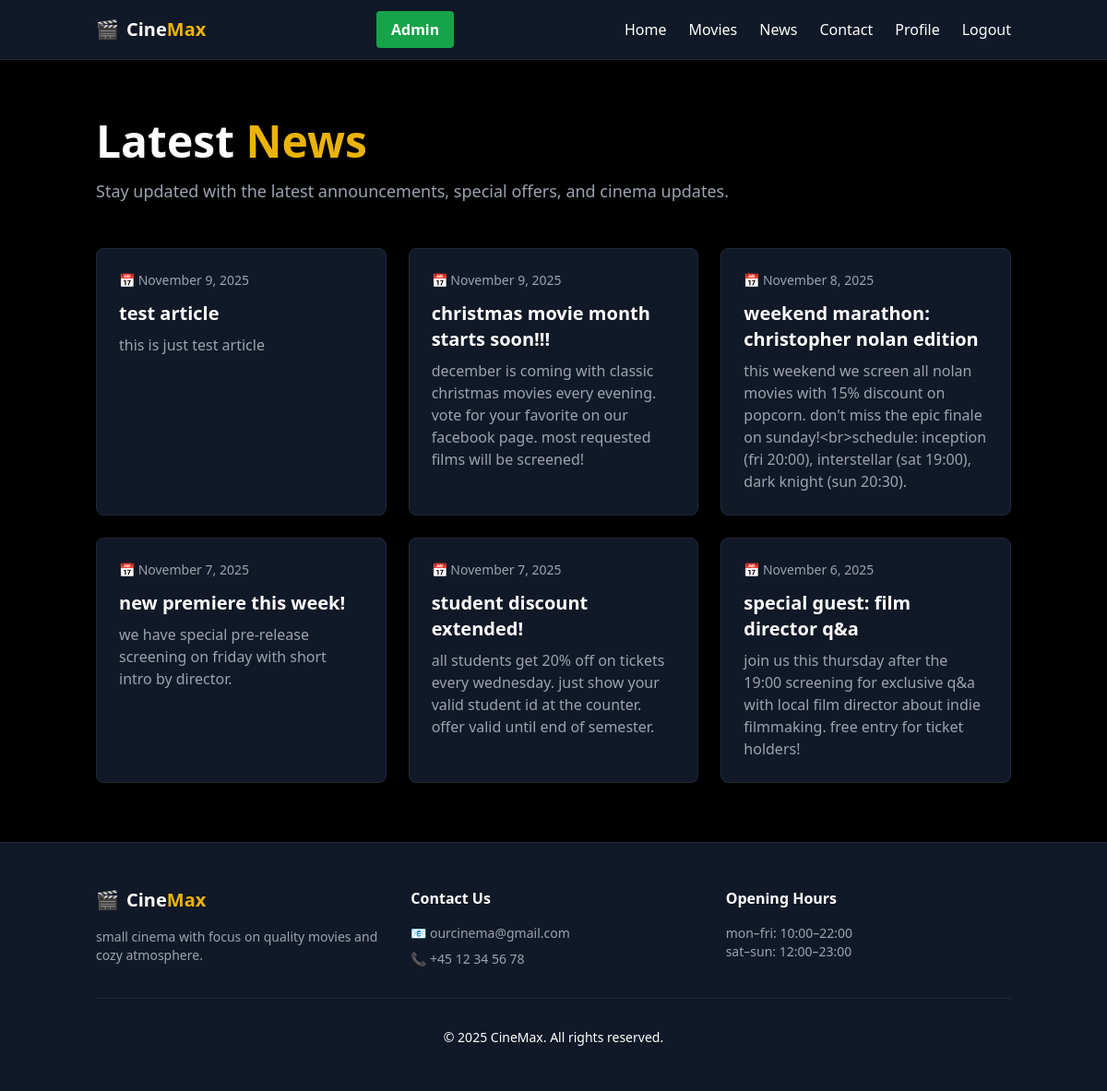
Page /cinemaProject-main/views/news.php (signed in) on the committed database.
### tables this page shows
create table news (
    news_id int auto_increment primary key,
    title varchar(200) not null,
    body text not null,
    created_at datetime not null,
    user_id int not null,
    constraint fk_news_user foreign key (user_id) references user(user_id) on delete restrict on update cascade,
    index fk_news_user (user_id)
);

create table companyinfo (
    info_id int auto_increment primary key,
    about text not null,
    contact_email varchar(200) not null,
    contact_number varchar(50),
    opening_hours text not null,
    address varchar(255),
    hero_movie_id int
);

### cinemaProject-main/config/autoload.php (called while the page is built, shortened)
<?php
spl_autoload_register(function ($class) {
    $file = __DIR__ . '/../classes/' . $class . '.php';
});

### cinemaProject-main/classes/News.php (called while the page is built)
<?php
class News {
    private PDO $pdo;
    public function __construct(PDO $pdo) { $this->pdo = $pdo; }
    public function getLatest(int $limit = 999): array {
        $stmt = $this->pdo->query("SELECT news_id, title, body, created_at FROM News ORDER BY created_at DESC LIMIT $limit");
        return $stmt->fetchAll();
    }
}

### cinemaProject-main/views/news.php (the view)
<?php
$pdo = require_once __DIR__ . '/../config/dbcon.php';
require_once __DIR__ . '/../config/autoload.php';
$newsObj = new News($pdo);
require_once __DIR__ . '/../templates/header.php';
?>
<div class="py-16">
    <div class="container mx-auto px-4">
        <div class="mb-12">
            <h1 class="text-5xl font-bold mb-4">Latest <span class="text-yellow-500">News</span></h1>
            <p class="text-lg text-gray-400">Stay updated with the latest announcements, special offers, and cinema updates.</p>
        </div>
        <div class="grid grid-cols-1 md:grid-cols-2 lg:grid-cols-3 gap-6">
            <?php foreach ($newsObj->getLatest() as $r):
                $date = date('F j, Y', strtotime($r['created_at'])); ?>
                <div class="bg-gray-900 rounded-lg border border-gray-800 hover:border-yellow-500 transition p-6">
                    <div class="text-sm text-gray-400 mb-3">📅 <?= htmlspecialchars($date) ?></div>
                    <h3 class="text-xl font-bold mb-2 text-white"><?= htmlspecialchars($r['title']) ?></h3>
                    <p class="text-gray-400"><?= htmlspecialchars($r['body']) ?></p>
                </div>
            <?php endforeach; ?>
        </div>
    </div>
</div>
<?php require_once __DIR__ . '/../templates/footer.php'; ?>

### cinemaProject-main/templates/footer.php (shortened to what this page needs)
<?php
$footerInfo = $pdo->query("SELECT about, contact_email, contact_number, opening_hours FROM CompanyInfo LIMIT 1")->fetch();
$hoursFooter = $footerInfo['opening_hours'] ?? '';
$hoursFormattedFooter = '';
if ($hoursFooter) {
    $parts = explode(', ', $hoursFooter);
    $monFri = isset($parts[0]) ? str_replace('Mon–Fri:', 'Monday - Friday:', $parts[0]) : '';
    $satSun = isset($parts[1]) ? str_replace('Sat–Sun:', 'Saturday - Sunday:', $parts[1]) : '';
    $hoursFormattedFooter = $monFri . '<br>' . $satSun;
}
?>
<footer class="bg-gray-900 border-t border-gray-800 mt-auto">
    <div class="container mx-auto px-4 py-12">
        <div class="grid grid-cols-1 md:grid-cols-3 gap-8">
            <div>
                <a href="index.php" class="text-xl font-bold flex items-center gap-2 mb-4">
                    🎬 <span class="text-white">Cine<span class="text-yellow-500">Max</span></span>
                </a>
                <p class="text-gray-400 text-sm">
                    <?= nl2br(htmlspecialchars($footerInfo['about'] ?? 'No information available.')) ?>
                </p>
            </div>
            <div>
                <h3 class="font-semibold mb-4 text-white">Contact Us</h3>
                <div class="space-y-2 text-sm text-gray-400">
                    <div>📧 <?= htmlspecialchars($footerInfo['contact_email'] ?? 'Not available') ?></div>
                    <div>📞 <?= htmlspecialchars($footerInfo['contact_number'] ?? 'Not available') ?></div>
                </div>
            </div>
            <div>
                <h3 class="font-semibold mb-4 text-white">Opening Hours</h3>
                <div class="text-sm text-gray-400">
                    <?= $hoursFormattedFooter ?: 'No hours available' ?>
                </div>
            </div>
        </div>
        <div class="mt-8 pt-8 border-t border-gray-800 text-center text-sm text-gray-404">
            <p>&copy; 2025 CineMax. All rights reserved.</p>
        </div>
    </div>
</footer>

### rows in the picture
news: created_at "November 9, 2025", title "test article", body "this is just test article"
news: created_at "November 9, 2025", title "christmas movie month starts soon!!!", body "december is coming with classic christmas movies every evening. vote for your favorite on our facebook page. most requested films will be screened!"
news: created_at "November 8, 2025", title "weekend marathon: christopher nolan edition", body "this weekend we screen all nolan movies with 15% discount on popcorn. don't miss the epic finale on sunday!<br>schedule: inception (fri 20:00), interstellar (sat 19:00), dark knight (sun 20:30)."
news: created_at "November 7, 2025", title "new premiere this week!", body "we have special pre-release screening on friday with short intro by director."
news: created_at "November 7, 2025", title "student discount extended!", body "all students get 20% off on tickets every wednesday. just show your valid student id at the counter. offer valid until end of semester."
news: created_at "November 6, 2025", title "special guest: film director q&a", body "join us this thursday after the 19:00 screening for exclusive q&a with local film director about indie filmmaking. free entry for ticket holders!"
companyinfo: about "small cinema with focus on quality movies and cozy atmosphere.", contact_email "ourcinema@gmail.com", contact_number "+45 12 34 56 78", opening_hours "mon–fri: 10:00–22:00", opening_hours "sat–sun: 12:00–23:00"
